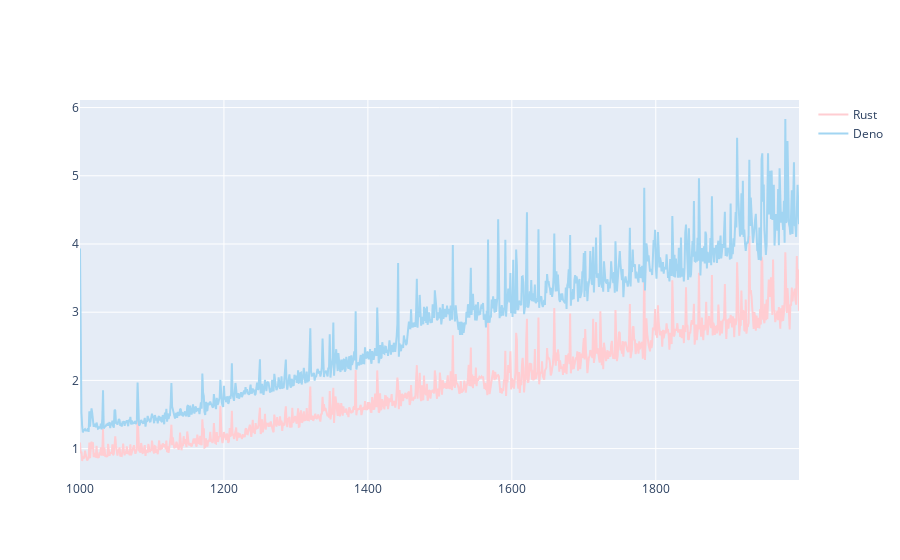

Here is the notebook cell this chart was saved with:
### Markdown cell above
# Secret Box

### Code cell
import plotly.graph_objects as go
trace_rust = go.Line(x=secret_source_data.Serie,
            y=secret_source_data.Rust,
			name='Rust',
            marker=dict(color='#ffcdd2'))

trace_deno = go.Line(x=secret_source_data.Serie,
			y=secret_source_data.Deno,
			name='Deno',
            marker=dict(color='#A2D5F2'))



data = [trace_rust, trace_deno]

# py.iplot([trace_rust], filename='rust_timings')
# py.iplot([trace_deno], filename='deno_timings')

py.iplot(data, filename='jupyter-basic_bar')

### Figure 1 — Plotly figure (JSON) as saved in the notebook; plotly's stock layout.template omitted (floating-point values rounded to 4 significant figures; data arrays with more than 128 entries replaced by an {"elided": "..."} marker saying what was removed)
{"data": [{"marker": {"color": "#ffcdd2"}, "name": "Rust", "type": "scatter", "x": {"elided": "1000 int values"}, "y": {"elided": "1000 float values"}}, {"marker": {"color": "#A2D5F2"}, "name": "Deno", "type": "scatter", "x": {"elided": "1000 int values"}, "y": {"elided": "1000 float values"}}], "layout": {}}
